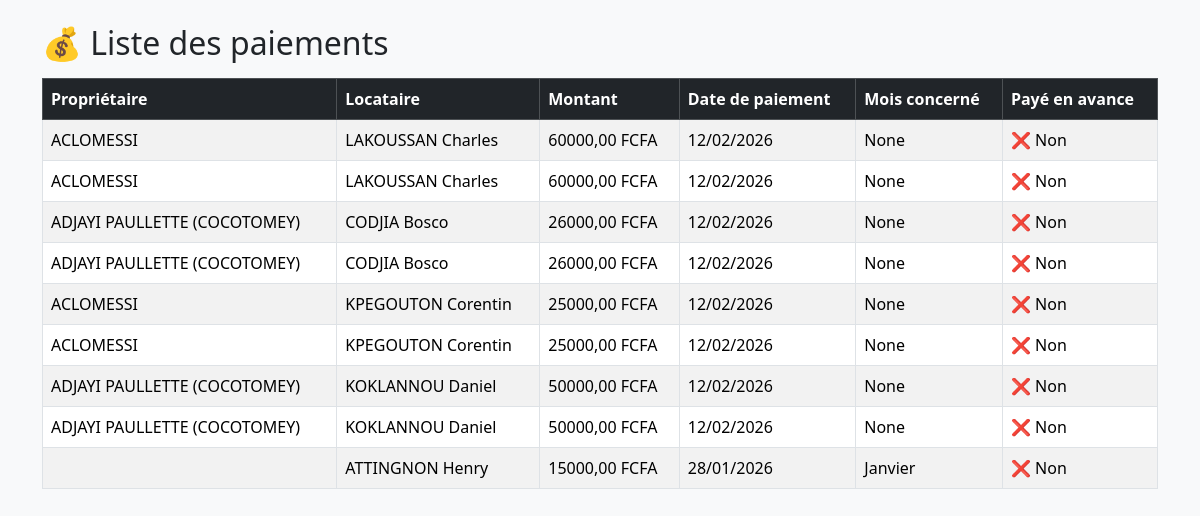
The app's page /paiements/, older data.
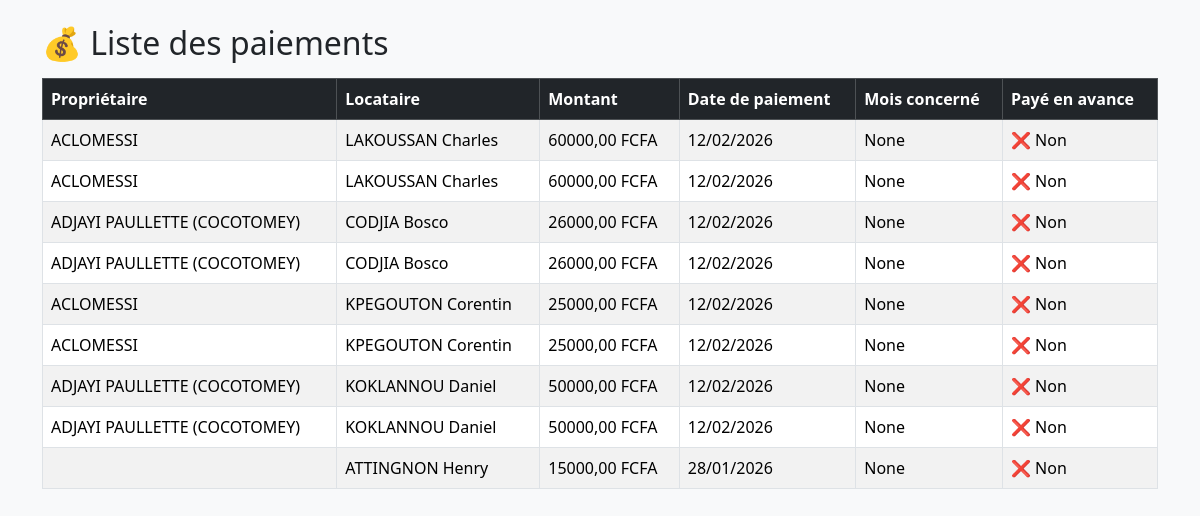
The same page, newer data.
### core/models.py (models this page shows, shortened)
class Paiement(models.Model):
    MOIS_CHOICES = [
        (1, "Janvier"),
        (2, "Février"),
        (3, "Mars"),
        (4, "Avril"),
        (5, "Mai"),
        (6, "Juin"),
        (7, "Juillet"),
        (8, "Août"),
        (9, "Septembre"),
        (10, "Octobre"),
        (11, "Novembre"),
        (12, "Décembre"),
    ]
    proprietaire = models.ForeignKey(
        Proprietaire,
        on_delete=models.CASCADE,
        related_name="paiements",
        verbose_name="Propriétaire",
        null=True,
        blank=True
    )
    locataire = models.ForeignKey(
        Locataire,
        on_delete=models.CASCADE,
        related_name="paiements",
        verbose_name="Locataire"
    )
    date_paiement = models.DateField(verbose_name="Date de paiement")
    mois_concerne = models.IntegerField(
        choices=MOIS_CHOICES,
        verbose_name="Mois concerné",
        null=True,
        blank=True
    )
    montant = models.DecimalField(max_digits=10, decimal_places=2, verbose_name="Montant")
    paye_en_avance = models.BooleanField(default=False, verbose_name="Payé en avance")

class Locataire(models.Model):
    nom = models.CharField(max_length=100)
    numero = models.CharField(max_length=20, default="0000000000")
    loyer_mensuel = models.DecimalField(max_digits=10, decimal_places=2, default=0)
    proprietaire = models.ForeignKey(
        Proprietaire,
        on_delete=models.CASCADE,
        related_name="locataires",   # ✅ accès via proprietaire.locataires.all()
        verbose_name="Propriétaire"
    )

### core/views.py (the view)
# urls.py: path("paiements/", views.liste_paiements, name="liste_paiements"),
def liste_paiements(request):
    paiements = Paiement.objects.select_related("locataire", "proprietaire").all().order_by("-date_paiement")
    return render(request, "core/liste_paiements.html", {"paiements": paiements})

### core/templates/core/liste_paiements.html (shortened to what this page needs)
<!DOCTYPE html>
<html lang="fr">
<head>
  <link rel="stylesheet" href="https://cdn.jsdelivr.net/npm/bootstrap@5.3.2/dist/css/bootstrap.min.css">
</head>
<body class="container mt-4 bg-light">
  <h2>💰 Liste des paiements</h2>
  <table class="table table-striped table-bordered mt-3">
    <thead class="table-dark">
      <tr>
        <th>Propriétaire</th>
        <th>Locataire</th>
        <th>Montant</th>
        <th>Date de paiement</th>
        <th>Mois concerné</th>
        <th>Payé en avance</th>
      </tr>
    </thead>
    <tbody>
  {% for paiement in paiements %}
  <tr>
    <td>{{ paiement.proprietaire.nom }}</td>
    <td>{{ paiement.locataire.nom }}</td>
    <td>{{ paiement.montant }} FCFA</td>
    <td>{{ paiement.date_paiement|date:"d/m/Y" }}</td>
    <td>{{ paiement.get_mois_concerne_display }}</td>
    <td>{% if paiement.paye_en_avance %}✅ Oui{% else %}❌ Non{% endif %}</td>
  </tr>
  {% empty %}
  <tr>
    <td colspan="6" class="text-center">Aucun paiement enregistré</td>
  </tr>
  {% endfor %}
</tbody>
  </table>
</body>
</html>

Row changes from the older to the newer data that the page shows:
changed Paiement "ATTINGNON Henry": mois_concerne "Janvier" → "None"
